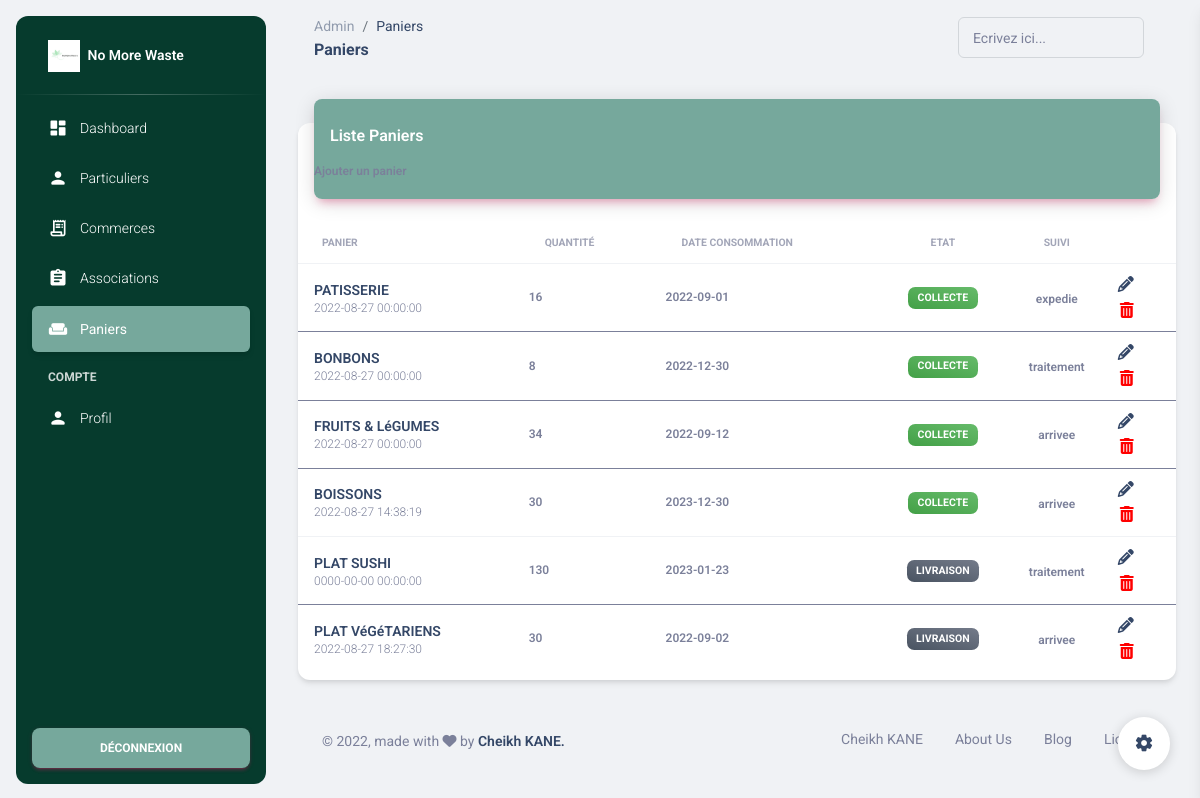
/admin/paniers.php (signed in), run on the app's committed database.
### tables this page shows
CREATE TABLE `panier` (
  `id` int(11) NOT NULL,
  `panier_origine` varchar(5) NOT NULL DEFAULT '0',
  `nom` varchar(255) NOT NULL,
  `description` text NOT NULL,
  `etat` varchar(10) NOT NULL,
  `date_consommation` varchar(15) NOT NULL,
  `acteur` varchar(32) NOT NULL,
  `id_acteur` varchar(5) NOT NULL,
  `id_benevole` varchar(5) NOT NULL DEFAULT '0',
  `quantite_total` int(11) NOT NULL,
  `date_transaction` datetime NOT NULL,
  `disponible` varchar(15) NOT NULL
);

### functions.php (called while the page is built, shortened)
<?php
function getCarts($db) {
	$results = $db->query("SELECT * from panier");
	return $results;
}

### admin/paniers.php (the view, shortened to what this page needs)
<?php
require "../functions.php";
$connect = connectDB();
$res = getCarts($connect);
?>
<!DOCTYPE html>
<html lang="en">
<head>
  <link href="../assets/css/nucleo-icons.css" rel="stylesheet" />
  <link href="../assets/css/nucleo-svg.css" rel="stylesheet" />
  <link id="pagestyle" href="../assets/css/material-dashboard.css?v=3.0.4" rel="stylesheet" />
</head>
<body class="g-sidenav-show  bg-gray-200">
  <aside class="sidenav navbar navbar-vertical navbar-expand-xs border-0 border-radius-xl my-3 fixed-start ms-3   bg-gradient-dark" id="sidenav-main">
    <div class="sidenav-header">
      <a class="navbar-brand m-0" href="" target="_blank">
        <img src="../assets/img/logo-ct.png" class="navbar-brand-img h-100" alt="main_logo">
        <span class="ms-1 font-weight-bold text-white">No More Waste</span>
      </a>
    </div>
    <hr class="horizontal light mt-0 mb-2">
    <div class="collapse navbar-collapse  w-auto " id="sidenav-collapse-main">
      <ul class="navbar-nav">
        <li class="nav-item">
          <a class="nav-link text-white " href="dashboard.php">
            <div class="text-white text-center me-2 d-flex align-items-center justify-content-center">
              <i class="material-icons opacity-10">dashboard</i>
            </div>
            <span class="nav-link-text ms-1">Dashboard</span>
          </a>
        </li>
        <li class="nav-item">
          <a class="nav-link text-white " href="particuliers.php">
            <div class="text-white text-center me-2 d-flex align-items-center justify-content-center">
              <i class="material-icons opacity-10">person</i>
            </div>
            <span class="nav-link-text ms-1">Particuliers</span>
          </a>
        </li>
        <li class="nav-item">
          <a class="nav-link text-white " href="commerces.php">
            <div class="text-white text-center me-2 d-flex align-items-center justify-content-center">
              <i class="material-icons opacity-10">receipt_long</i>
            </div>
            <span class="nav-link-text ms-1">Commerces</span>
          </a>
        </li>
        <li class="nav-item">
          <a class="nav-link text-white " href="associations.php">
            <div class="text-white text-center me-2 d-flex align-items-center justify-content-center">
              <i class="material-icons opacity-10">assignment</i>
            </div>
            <span class="nav-link-text ms-1">Associations</span>
          </a>
        </li>
        <li class="nav-item">
          <a class="nav-link text-white active bg-gradient-primary" href="paniers.php">
            <div class="text-white text-center me-2 d-flex align-items-center justify-content-center">
              <i class="material-icons opacity-10">weekend</i>
            </div>
            <span class="nav-link-text ms-1">Paniers</span>
          </a>
        </li>
        <li class="nav-item mt-3">
          <h6 class="ps-4 ms-2 text-uppercase text-xs text-white font-weight-bolder opacity-8">Compte</h6>
        </li>
        <li class="nav-item">
          <a class="nav-link text-white " href="profile.php">
            <div class="text-white text-center me-2 d-flex align-items-center justify-content-center">
              <i class="material-icons opacity-10">person</i>
            </div>
            <span class="nav-link-text ms-1">Profil</span>
          </a>
        </li>
      </ul>
    </div>
    <div class="sidenav-footer position-absolute w-100 bottom-0 ">
      <div class="mx-3">
        <a class="btn bg-gradient-primary mt-4 w-100" href="../logout.php" type="button">Déconnexion</a>
      </div>
    </div>
  </aside>
  <main class="main-content position-relative max-height-vh-100 h-100 border-radius-lg ">
    <nav class="navbar navbar-main navbar-expand-lg px-0 mx-4 shadow-none border-radius-xl" id="navbarBlur" data-scroll="true">
      <div class="container-fluid py-1 px-3">
        <nav aria-label="breadcrumb">
          <ol class="breadcrumb bg-transparent mb-0 pb-0 pt-1 px-0 me-sm-6 me-5">
            <li class="breadcrumb-item text-sm"><a class="opacity-5 text-dark" href="javascript:;">Admin</a></li>
            <li class="breadcrumb-item text-sm text-dark active" aria-current="page">Paniers</li>
          </ol>
          <h6 class="font-weight-bolder mb-0">Paniers</h6>
        </nav>
        <div class="collapse navbar-collapse mt-sm-0 mt-2 me-md-0 me-sm-4" id="navbar">
          <div class="ms-md-auto pe-md-3 d-flex align-items-center">
            <div class="input-group input-group-outline">
              <label class="form-label">Ecrivez ici...</label>
              <input type="text" class="form-control">
            </div>
          </div>
        </div>
      </div>
    </nav>
    <div class="container-fluid py-4">
      <div class="row">
        <div class="col-12">
          <div class="card my-4">
            <div class="card-header p-0 position-relative mt-n4 mx-3 z-index-2">
              <div class="bg-gradient-primary shadow-primary border-radius-lg pt-4 pb-3">
                <h6 class="text-white text-capitalize ps-3">Liste Paniers</h6>
                <a href="addCart.php" class="text-secondary font-weight-bold text-xs">
                    Ajouter un panier
                </a>
              </div>
            </div>
            <div class="card-body px-0 pb-2">
              <div class="table-responsive p-0">
                <table class="table align-items-center mb-0">
                  <thead>
                    <tr>
                      <th class="text-uppercase text-secondary text-xxs font-weight-bolder opacity-7">Panier</th>
                      <th class="text-uppercase text-secondary text-xxs font-weight-bolder opacity-7">Quantité</th>
                      <th class="text-uppercase text-secondary text-xxs font-weight-bolder opacity-7">Date Consommation</th>
                      <th class="text-center text-uppercase text-secondary text-xxs font-weight-bolder opacity-7">Etat</th>
                      <th class="text-center text-uppercase text-secondary text-xxs font-weight-bolder opacity-7">Suivi</th>
                      <th class="text-secondary opacity-7"></th>
                    </tr>
                  </thead>
<?php
if (isset($res)){
    while($data = $res->fetch()){
        if($data["etat"] == "collecte"){
?>
                  <tbody>
                    <tr>
                      <td>
                        <div class="d-flex px-2 py-1">
                          <div class="d-flex flex-column justify-content-center">
                            <h6 class="mb-0 text-sm"><?=$data["nom"]?></h6>
                            <p class="text-xs text-secondary mb-0"><?=$data["date_transaction"]?></p>
                          </div>
                        </div>
                      </td>
                      <td>
                        <p class="text-xs font-weight-bold mb-0"><?=$data["quantite_total"]?></p>
                      </td>
                      <td>
                        <p class="text-xs font-weight-bold mb-0"><?=$data["date_consommation"]?></p>
                      </td>
                      <td class="align-middle text-center text-sm">
                        <span class="badge badge-sm bg-gradient-success">Collecte</span>
                      </td>
                      <td class="align-middle text-center">
                        <span class="text-secondary text-xs font-weight-bold"><?=$data["disponible"]?></span>
                      </td>
                      <td class="align-middle">
                        <div class="col-md-4 text-end">
                          <a href="modifyCart.php">
                              <i class='fas fa-pencil-alt'></i>
                          </a>
                        </div>
                        <div class="col-md-4 text-end">
                          <a href="deleteCart.php">
                              <i class='fas fa-trash-alt' style="color:red"></i>
                          </a>
                        </div>
                      </td>
                    </tr>
<?php
        }else{
?>
                    <tr>
                      <td>
                        <div class="d-flex px-2 py-1">
                          <div class="d-flex flex-column justify-content-center">
                            <h6 class="mb-0 text-sm"><?=$data["nom"]?></h6>
                            <p class="text-xs text-secondary mb-0"><?=$data["date_transaction"]?></p>
                          </div>
                        </div>
                      </td>
                      <td>
                        <p class="text-xs font-weight-bold mb-0"><?=$data["quantite_total"]?></p>
                      </td>
                      <td>
                        <p class="text-xs font-weight-bold mb-0"><?=$data["date_consommation"]?></p>
                      </td>
                      <td class="align-middle text-center text-sm">
                        <span class="badge badge-sm bg-gradient-secondary">Livraison</span>
                      </td>
                      <td class="align-middle text-center">
                        <span class="text-secondary text-xs font-weight-bold"><?=$data["disponible"]?></span>
                      </td>
                      <td class="align-middle">
                        <div class="col-md-4 text-end">
                          <a href="modifyCart.php">
                              <i class='fas fa-pencil-alt'></i>
                          </a>
                        </div>
                        <div class="col-md-4 text-end">
                          <a href="deleteCart.php">
                              <i class='fas fa-trash-alt' style="color:red"></i>
                          </a>
                        </div>
                      </td>
                    </tr>
                  </tbody>
<?php
        }
    }
}else{
  echo("Liste des Paniers vide");
}
?>
                </table>
              </div>
            </div>
          </div>
        </div>
      </div>
      <footer class="footer py-4  ">
        <div class="container-fluid">
          <div class="row align-items-center justify-content-lg-between">
            <div class="col-lg-6 mb-lg-0 mb-4">
              <div class="copyright text-center text-sm text-muted text-lg-start">
                © ,
                made with <i class="fa fa-heart"></i> by
                <a href="" class="font-weight-bold" >Cheikh KANE.</a>
              </div>
            </div>
            <div class="col-lg-6">
              <ul class="nav nav-footer justify-content-center justify-content-lg-end">
                <li class="nav-item">
                  <a href="" class="nav-link text-muted">Cheikh KANE</a>
                </li>
                <li class="nav-item">
                  <a href="" class="nav-link text-muted">About Us</a>
                </li>
                <li class="nav-item">
                  <a href="" class="nav-link text-muted">Blog</a>
                </li>
                <li class="nav-item">
                  <a href="" class="nav-link pe-0 text-muted">License</a>
                </li>
              </ul>
            </div>
          </div>
        </div>
      </footer>
    </div>
  </main>
  <div class="fixed-plugin">
    <a class="fixed-plugin-button text-dark position-fixed px-3 py-2">
      <i class="material-icons py-2">settings</i>
    </a>
  </div>
</body>
</html>

### data on the page
panier: nom "PATISSERIE", date_transaction "2022-08-27 00:00:00", quantite_total "16", date_consommation "2022-09-01", disponible "expedie"
panier: nom "BONBONS", date_transaction "2022-08-27 00:00:00", quantite_total "8", date_consommation "2022-12-30", disponible "traitement"
panier: nom "FRUITS & LéGUMES", date_transaction "2022-08-27 00:00:00", quantite_total "34", date_consommation "2022-09-12", disponible "arrivee"
panier: nom "BOISSONS", date_transaction "2022-08-27 14:38:19", quantite_total "30", date_consommation "2023-12-30", disponible "arrivee"
panier: nom "PLAT SUSHI", date_transaction "0000-00-00 00:00:00", quantite_total "130", date_consommation "2023-01-23", disponible "traitement"
panier: nom "PLAT VéGéTARIENS", date_transaction "2022-08-27 18:27:30", quantite_total "30", date_consommation "2022-09-02", disponible "arrivee"
